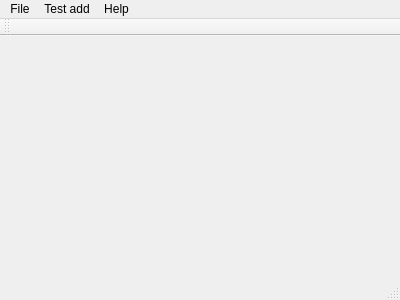
<?xml version="1.0" encoding="UTF-8"?>
<ui version="4.0">
 <class>MainWindow</class>
 <widget class="QMainWindow" name="MainWindow">
  <property name="geometry">
   <rect>
    <x>0</x>
    <y>0</y>
    <width>400</width>
    <height>300</height>
   </rect>
  </property>
  <property name="windowTitle">
   <string>MainWindow</string>
  </property>
  <widget class="QWidget" name="centralWidget">
   <layout class="QGridLayout" name="gridLayout">
    <item row="0" column="1" alignment="Qt::AlignBottom">
     <widget class="ColumnsDescriptionView" name="columnsDescription" native="true"/>
    </item>
    <item row="1" column="1">
     <widget class="DrawingAreaView" name="drawingArea" native="true"/>
    </item>
    <item row="1" column="0" alignment="Qt::AlignRight">
     <widget class="RowsDescriptionView" name="rowsDescription" native="true"/>
    </item>
   </layout>
  </widget>
  <widget class="QMenuBar" name="menuBar">
   <property name="geometry">
    <rect>
     <x>0</x>
     <y>0</y>
     <width>400</width>
     <height>21</height>
    </rect>
   </property>
   <widget class="QMenu" name="menuFile">
    <property name="title">
     <string>File</string>
    </property>
    <addaction name="actionNew"/>
    <addaction name="actionOpen"/>
    <addaction name="actionSave_as"/>
   </widget>
   <widget class="QMenu" name="menuHelp">
    <property name="title">
     <string>Help</string>
    </property>
    <addaction name="actionAbout"/>
    <addaction name="actionAbout_Qt"/>
   </widget>
   <widget class="QMenu" name="menuTest_add">
    <property name="title">
     <string>Test add</string>
    </property>
    <addaction name="actionAdd_blocks"/>
   </widget>
   <addaction name="menuFile"/>
   <addaction name="menuTest_add"/>
   <addaction name="menuHelp"/>
  </widget>
  <widget class="QToolBar" name="mainToolBar">
   <attribute name="toolBarArea">
    <enum>TopToolBarArea</enum>
   </attribute>
   <attribute name="toolBarBreak">
    <bool>false</bool>
   </attribute>
  </widget>
  <widget class="QStatusBar" name="statusBar"/>
  <action name="actionAbout">
   <property name="text">
    <string>About</string>
   </property>
  </action>
  <action name="actionNew">
   <property name="text">
    <string>New</string>
   </property>
  </action>
  <action name="actionOpen">
   <property name="text">
    <string>Open</string>
   </property>
  </action>
  <action name="actionSave_as">
   <property name="text">
    <string>Save as</string>
   </property>
  </action>
  <action name="actionAdd_blocks">
   <property name="text">
    <string>Add blocks</string>
   </property>
  </action>
  <action name="actionAbout_Qt">
   <property name="text">
    <string>About Qt</string>
   </property>
  </action>
 </widget>
 <layoutdefault spacing="6" margin="11"/>
 <customwidgets>
  <customwidget>
   <class>DrawingAreaView</class>
   <extends>QWidget</extends>
   <header>widgets/DrawingAreaView.h</header>
   <container>1</container>
  </customwidget>
  <customwidget>
   <class>ColumnsDescriptionView</class>
   <extends>QWidget</extends>
   <header>widgets/ColumnsDescriptionView.h</header>
   <container>1</container>
  </customwidget>
  <customwidget>
   <class>RowsDescriptionView</class>
   <extends>QWidget</extends>
   <header>widgets/RowsDescriptionView.h</header>
   <container>1</container>
  </customwidget>
 </customwidgets>
 <resources/>
 <connections/>
</ui>
